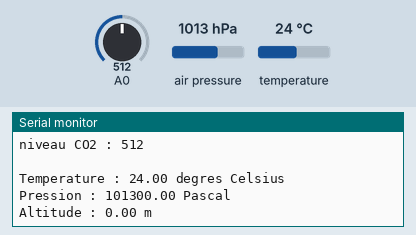
A sketch run on a simulated Arduino Uno, built with avr-gcc and run on an emulated ATmega328P. Shown: the last lines printed to the serial monitor. Inputs (shaded band) come from the test bench; at power-on: A0 = 512, air pressure 1013 hPa, temperature 24 °C.

Above: at 4.2 s.
4.3 s: A0 set to 991
At 4.37 s:
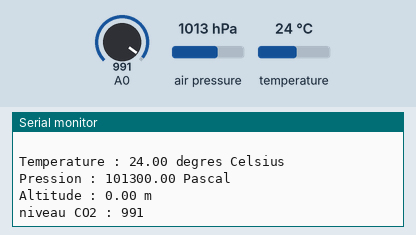
7.3 s: A0 set to 1015
At 7.56 s:
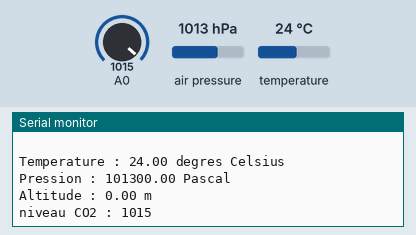
Timing chart, 0 to 10.3 s (numbered marks = the images above; inputs shaded):
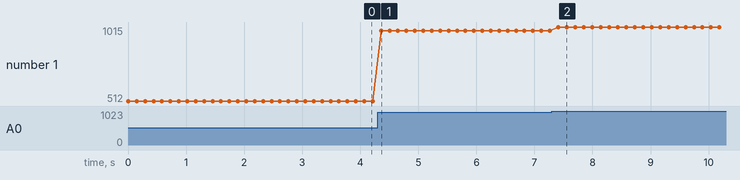

The sketch:

CodeArduinoBallon_Courbes.ino
```cpp
// Ce code permet de visualiser en direct les données des capteurs sur des courbes actualisées automatiquement
// Ce code est à utiliser au sol mais pas en vol (pas d'enregistrement des données)
// Pour l'enregistrement des données, utiliser le code du dossier "CodeArduinoBallon"

// Pour l'utiliser, il faut brancher convenablement les capteurs (pas besoin du lecteur de carte microSD, ni de la pile)
// Connecter l'arduino à l'ordinateur par USB, "Vérifier" puis "Téléverser"
// Aller dans "Outils" puis "Moniteur série", et les courbes commencent à s'afficher

// Pour plus de clarté, nous conseillons de choisir une seule variable à afficher à la fois (problème d'échelle)
// Pour cela, décommenter en bas de cette page le bloc correspondant à la variable souhaitée (la température dans l'exemple ici)

#include "Wire.h" // charge la librairie pour communiquer avec le bus I2C
#include "Adafruit_BMP280.h" // charge la librairie du capteur de pression

Adafruit_BMP280 mySensor ; // crée l'objet senseur appelé mySensor
int delaiAquisition = 100; // délai d'aquisition des données en millisecondes (ms), choisir un délai adapté à l'affichage (entre 10ms et 1s)
unsigned long temps; // variable pour stocker le temps de vol en secondes (s)
float temperature; // variable pour stocker la température en degrés Celcius (°C)
float pression; // variable pour stocker la pression en Pascal (Pa)
float altitude; // variable pour stocker l'altitude en mètres (m)
int niveauCO2 = 0; // variable pour stocker le niveau de CO2 (sans unité)

// Initialisation
void setup() {
  Serial.begin(9600); // turn on serial monitor
  if (!mySensor.begin()) {  // initialiser le capteur de pression
    Serial.println("Verifiez les branchements du capteur de pression BMP280 !");
    while (1);
  }
}

// Boucle
void loop() {
  temperature = mySensor.readTemperature(); // lire la température depuis BMP180
  pression = mySensor.readPressure(); // lire la pression
  altitude = mySensor.readAltitude(1013); // lire l'altitude
  niveauCO2 = analogRead(0); // lire le niveau de CO2

  // Choisir les paramètres à afficher en commentant/décommentant les blocs suivants.
  // Pour commenter, utiliser "//" ou bien sélectionner le bloc puis "clic droit -> Commenter/Décommenter"

  // Affichage du niveau de CO2 :
  Serial.print("niveau CO2 : " );
  Serial.println(niveauCO2);
  Serial.println(" ");

  // Affichage de la température :
  Serial.print(F("Temperature : "));
  Serial.print(temperature);
  Serial.println(" degres Celsius");

  // Affichage de la pression :
  Serial.print("Pression : " );
  Serial.print(pression);
  Serial.println(" Pascal");

  // Affichage de l'altitude :
  Serial.print("Altitude : " );
  Serial.print(altitude);
  Serial.println(" m");

  delay(delaiAquisition);
}
```

Measured:
- after the input at 4.3 s, the serial monitor: prints a new line after 0.06 s (image 1)
- after the input at 7.3 s, the serial monitor: prints a new line after 0.11 s (image 2)
- plotted number 1: 512 → 991 after the input at 4.3 s, 991 → 1015 after the input at 7.3 s
